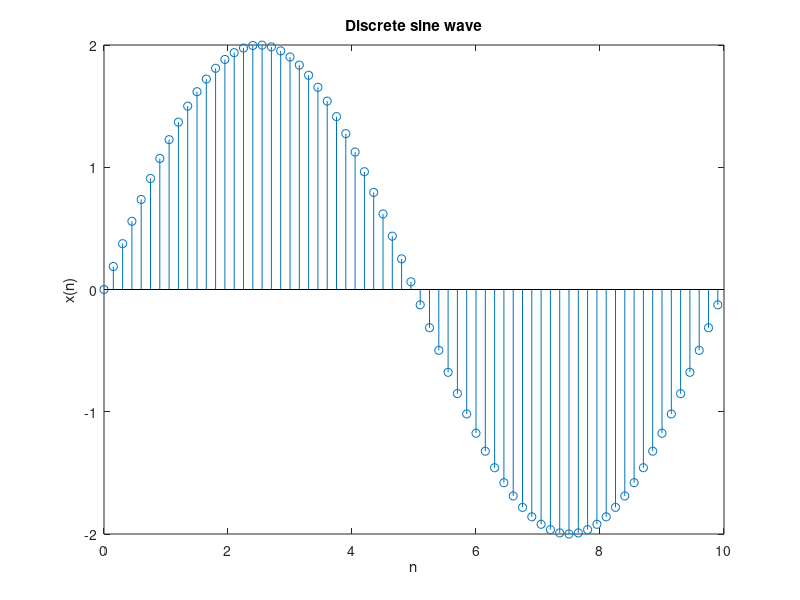
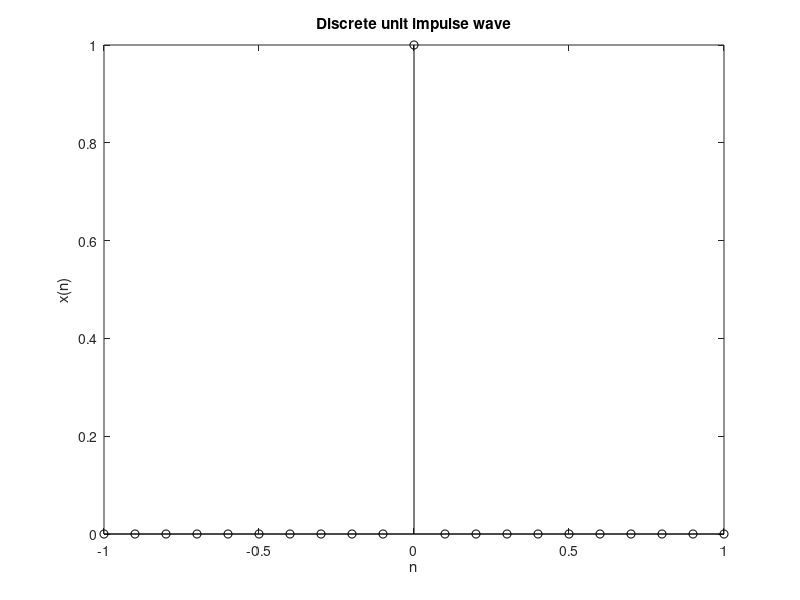
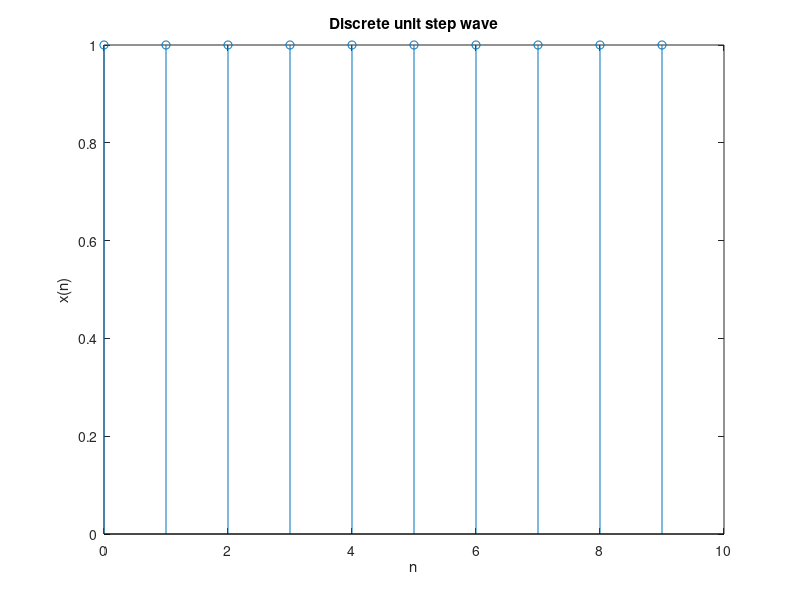
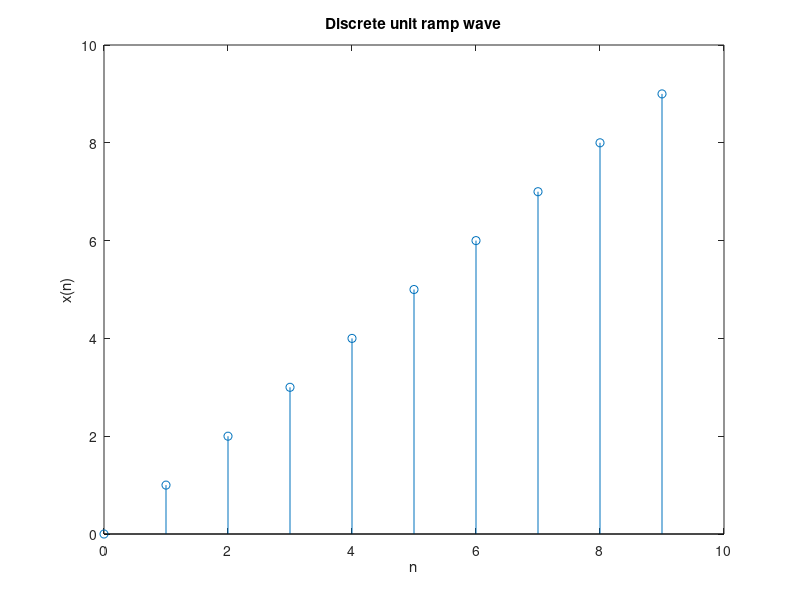

Write the MATLAB code that produced these figures, in order.
%% Expriment No: 3

%{
     Name: Smit Shah
     PRN: 17070123090
     Batch: EB-2
%}

clc
clear all
close all

%% 1. Sine Wave

t=0:0.15:10;
n=0:0.15:10;
f=0.50;
f1=10*f;
x1=2*sin(2*pi*(f/f1)*n);
figure('numbertitle','off','Name','Smit_Sine Wave DT Signal')
stem(t,x1)
xlabel('n')
ylabel('x(n)')
title('Discrete sine wave')

%% 2. Unit Impulse Wave

t1=-1:0.1:1;
n1=-1:0.1:1;
impulse= t1==0;
figure('numbertitle','off','Name','Smit_Unit Impulse Wave DT Signal')
stem(n1,impulse,'k')
xlabel('n')
ylabel('x(n)')
title('Discrete unit impulse wave')

%% 3. Unit Step Wave

N=10;
n2=0:1:N-1;
x2=ones(1,N);
figure('numbertitle','off','Name','Smit_Unit Step Wave DT Signal')
stem(n2,x2)
xlabel('n')
ylabel('x(n)')
title('Discrete unit step wave')

%% 4. Unit Ramp Wave

n3=0:1:9;
x3=1*n3;
figure('numbertitle','off','Name','Smit_Unit Ramp Wave DT Signal')
stem(n3,x3)
xlabel('n')
ylabel('x(n)')
title('Discrete unit ramp wave')

%% 5. Unit Rectangular Pulse

figure('numbertitle','off','Name','Smit_Unit Rectangular Wave DT Signal')
%fs=10;
t=-10:1:10;
T=5;
s=rectpuls(t,T);
stem(t,s)
xlabel('n')
ylabel('x(n)')
title('Discrete Unit Rectangular wave')

%% 6. Traingular Pulse

t3=-5:1:5;
x4=tripuls(t3,3);
figure('numbertitle','off','Name','Smit_Triangular Wave DT Signal')
stem(t3,x4)
xlabel('n')
ylabel('x(n)')
title('Discrete triangular wave')

%% 7. Signum

figure('numbertitle','off','Name','Smit_Signum Wave DT Signal')
x5 = [-5 -4 -3 -2 -1 0 1 2 3 4 5];
y = sign(x5);
stem(x5,y)
ylim([-2 2])
xlabel('n')
ylabel('x(n)')
title('Discrete Signum wave')

%% 8. Sinc

figure('numbertitle','off','Name','Smit_Sinc Wave DT Signal')
x6=linspace(-10,10,20);
y1=sinc(x6);
stem(x6,y1)
xlabel('n')
ylabel('x(n)')
title('Continuous Sinc wave')

%% 9. Real Exponential

% (a)Increasing
figure('numbertitle','off','Name','Smit_Exponential Increasing Wave DT Signal')
a=0.5;
x7=-5:1:10;
y2=exp(a*x7);
stem(x7,y2)
xlabel('n')
ylabel('x(n)')
title('Discrete Exponential Increasing wave')

% (b)Decreasing
figure('numbertitle','off','Name','Smit_Exponential Decreasing Wave DT Signal')
a1=-0.5;
y3=exp(a1*x7);
stem(x7,y3)
xlabel('n')
ylabel('x(n)')
title('Discrete Exponential Decreasing wave')

%% 10. Complex Exponential

% (a)Complex exponential with real part greater than zero
figure('numbertitle','off','Name','Smit_Complex Wave greater than zero DT Signal')
a3=0.08;
b3=30;
c1=a3 + i*b3;
x8=-10:1:10;
k=exp(c1*x8);
stem(x8,real(k))
xlabel('n')
ylabel('x(n)')
title('Discrete Complex exponential with real part greater than zeroexponential with real part greater than zero')

% (b)Complex exponential with real part less than zero
figure('numbertitle','off','Name','Smit_Complex Wave less than zero DT Signal')
a4=-0.08;
c2=a4 + i*b3;
k1=exp(c2*x8);
stem(x8,real(k1))
xlabel('t')
ylabel('x(t)')
title('Continuous Complex exponential with real part less than zero')

%% Conclusion

%{
    Through this experiment, we saw how to generate the waveforms of
    certain basic waves in Continuous Time using MATLAB functions. We used
    the functions, individual pulse functions and other basic functions.
    This experiment gave us enough knowledge to understand the working of
    MATLAB for plotting of signals.
%}